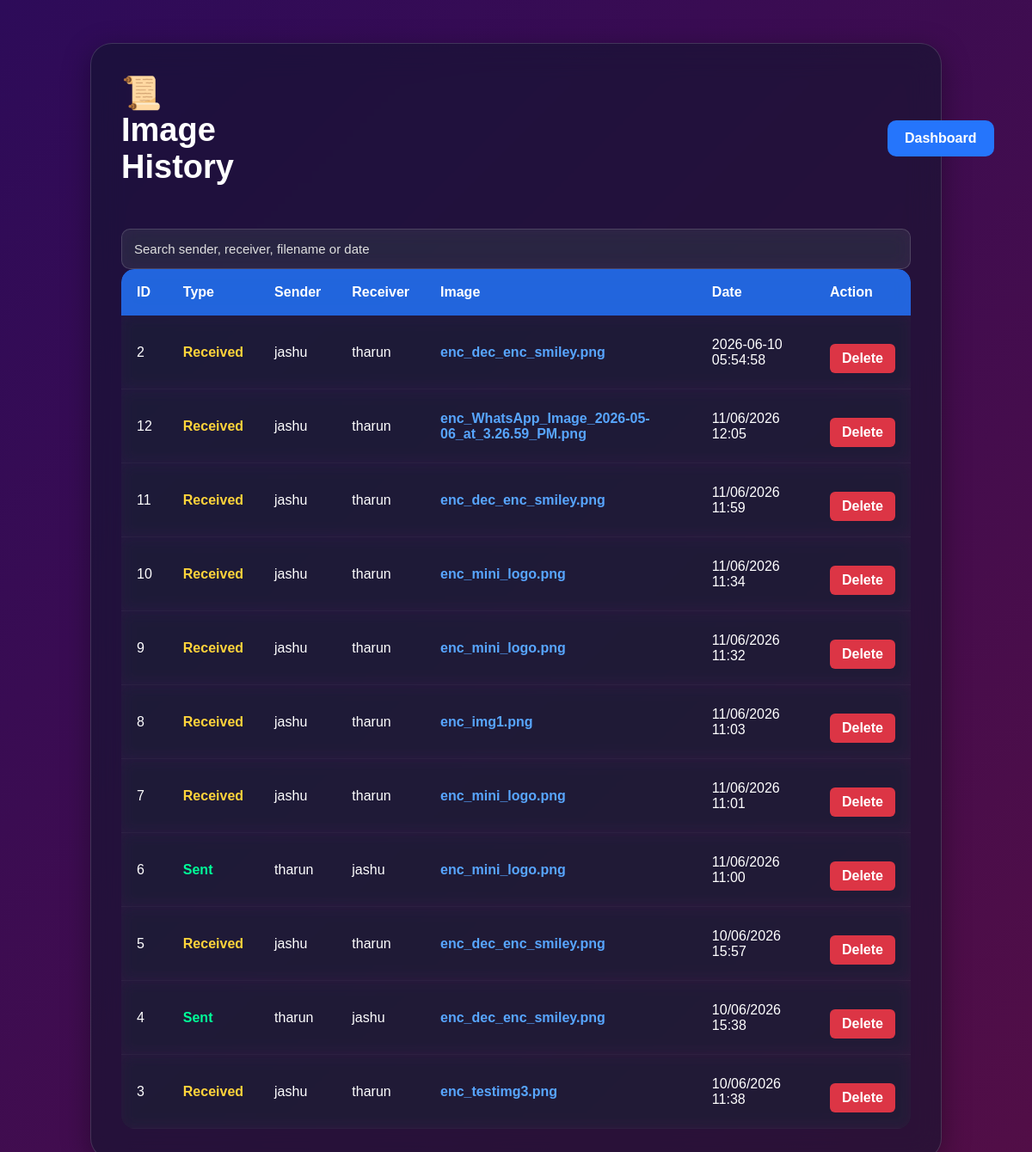
Screenshot of /history (signed in) with the database file from the repository.
### tables this page shows
CREATE TABLE image_history(
            id INTEGER PRIMARY KEY AUTOINCREMENT,

            sender TEXT NOT NULL,

            receiver TEXT NOT NULL,

            encrypted_filename TEXT NOT NULL,

            original_filename TEXT NOT NULL,

            secret_key TEXT NOT NULL,

            sent_time TIMESTAMP DEFAULT CURRENT_TIMESTAMP
        );

### app.py (the view)
@app.route("/history")
def history():
    if "user" not in session:
        return redirect("/login")
    search = request.args.get("search", "")
    conn = sqlite3.connect("database.db")
    conn.row_factory = sqlite3.Row
    history = conn.execute("""
    SELECT *
    FROM image_history
    WHERE
    (sender=? OR receiver=?)
    AND
    (
        sender LIKE ?
        OR receiver LIKE ?
        OR original_filename LIKE ?
    )
    ORDER BY sent_time DESC
    """,
    (
        session["user"],
        session["user"],
        f"%{search}%",
        f"%{search}%",
        f"%{search}%"
    )).fetchall()
    conn.close()
    return render_template(
        "history.html",
        history=history,
        search=search
    )

### templates/history.html (shortened to what this page needs)
<!DOCTYPE html>
<html lang="en">
<head>
    <link rel="stylesheet"
          href="{{ url_for('static', filename='style.css') }}">
</head>
<body>
<div class="history-page">
    <div class="history-container">
        <div class="top-bar">
            <h1>📜 Image History</h1>
            <a href="/" class="dashboard-btn">
                Dashboard
            </a>
        </div>
        <form method="GET">
            <input
            type="text"
            name="search"
            value="{{ search }}"
            class="search-box"
            placeholder="Search sender, receiver, filename or date">
        </form>
        {% if history %}
        <table class="history-table">
            <thead>
                <tr>
                    <th>ID</th>
                    <th>Type</th>
                    <th>Sender</th>
                    <th>Receiver</th>
                    <th>Image</th>
                    <th>Date</th>
                    <th>Action</th>
                </tr>
            </thead>
            <tbody>
            {% for row in history %}
                <tr>
                    <td>{{ row["id"] }}</td>
                    <td>
                        {% if row["sender"] == session["user"] %}
                            <span class="sent">
                                Sent
                            </span>
                        {% else %}
                            <span class="received">
                                Received
                            </span>
                        {% endif %}
                    </td>
                    <td>{{ row["sender"] }}</td>
                    <td>{{ row["receiver"] }}</td>
                    <td>
                        <a class="file-link"
                        href="{{ url_for('view_history', image_id=row['id']) }}">
                            {{ row['encrypted_filename'] }}
                        </a>
                    </td>
                    <td>{{ row["sent_time"] }}</td>
                    <td>
                        <a href="{{ url_for('delete_history', image_id=row['id']) }}"
                            onclick="return confirm('Are you sure you want to delete this record?')">
                            <button class="delete-btn">
                                Delete
                            </button>
                        </a>
                    </td>
                </tr>
            {% endfor %}
            </tbody>
        </table>
        {% else %}
            <div class="empty-history">
                No image history available.
            </div>
        {% endif %}
    </div>
</div>
</body>
</html>

### static/style.css (style rules this page uses)
* { margin:0; padding:0; box-sizing:border-box; font-family:'Poppins',sans-serif; }
body { min-height:100vh; display:flex; justify-content:center; align-items:center; background:linear-gradient( 135deg, #2d0b59, #5f0f40, #4361ee, #8d99ae ); background-size:400% 400%; animation:bgMove 10s ease infinite; }
h1 { margin-bottom:20px; font-size:32px; }
input, select { width:100%; padding:14px; margin-top:10px; border:none; outline:none; border-radius:10px; background:rgba(255,255,255,0.15); color:white; font-size:15px; }
input::placeholder { color:#e0e0e0; }
button { width:100%; padding:14px; margin-top:15px; border:none; border-radius:10px; background:linear-gradient( 90deg, #6a11cb, #2575fc ); color:white; font-size:16px; font-weight:bold; cursor:pointer; transition:0.3s; }
a { text-decoration:none; color:white; }
.history-page { width:100%; min-height:100vh; display:flex; justify-content:center; align-items:flex-start; padding:50px; }
.history-container { width:90%; max-width:1500px; padding:35px; border-radius:25px; background:rgba(15,23,42,0.55); backdrop-filter:blur(18px); -webkit-backdrop-filter:blur(18px); border:1px solid rgba(255,255,255,0.15); box-shadow: 0 8px 32px rgba(0,0,0,0.35); color:white; }
.top-bar { display:flex; justify-content:space-between; align-items:center; margin-bottom:25px; }
.top-bar h1 { font-size:38px; }
.dashboard-btn { background:#2575fc; color:white; text-decoration:none; padding:12px 20px; border-radius:10px; font-weight:bold; transition:0.3s; margin-left:760px; }
.search-box { background: rgba(255,255,255,0.08); backdrop-filter: blur(10px); border: 1px solid rgba(255,255,255,0.15); color: white; }
.history-table { width:100%; border-collapse:collapse; overflow:hidden; border-radius:15px; }
.history-table thead { background:rgba(37,117,252,0.85); backdrop-filter:blur(10px); }
.history-table th { padding:18px; text-align:left; color:white; }
.history-table td { padding:18px; border-bottom: 1px solid rgba(255,255,255,0.08); background:rgba(255,255,255,0.03); }
.history-table tbody tr { backdrop-filter:blur(8px); }
.sent { color:#00ff99; font-weight:bold; }
.received { color:#ffd43b; font-weight:bold; }
.file-link { color:#58a6ff; text-decoration:none; font-weight:bold; }
.delete-btn { background:#dc3545; color:white; border:none; padding:8px 14px; border-radius:6px; cursor:pointer; font-weight:bold; }
.top-bar { display:flex; justify-content:flex-start; margin-bottom:20px; }

### rows the page displays
image_history: id "2", shows "Received", sender "jashu", receiver "tharun", encrypted_filename "enc_dec_enc_smiley.png", sent_time "2026-06-10 05:54:58"
image_history: id "12", shows "Received", sender "jashu", receiver "tharun", encrypted_filename "enc_WhatsApp_Image_2026-05-06_at_3.26.59_PM.png", sent_time "11/06/2026 12:05"
image_history: id "11", shows "Received", sender "jashu", receiver "tharun", encrypted_filename "enc_dec_enc_smiley.png", sent_time "11/06/2026 11:59"
image_history: id "10", shows "Received", sender "jashu", receiver "tharun", encrypted_filename "enc_mini_logo.png", sent_time "11/06/2026 11:34"
image_history: id "9", shows "Received", sender "jashu", receiver "tharun", encrypted_filename "enc_mini_logo.png", sent_time "11/06/2026 11:32"
image_history: id "8", shows "Received", sender "jashu", receiver "tharun", encrypted_filename "enc_img1.png", sent_time "11/06/2026 11:03"
image_history: id "7", shows "Received", sender "jashu", receiver "tharun", encrypted_filename "enc_mini_logo.png", sent_time "11/06/2026 11:01"
image_history: id "6", shows "Sent", sender "tharun", receiver "jashu", encrypted_filename "enc_mini_logo.png", sent_time "11/06/2026 11:00"
image_history: id "5", shows "Received", sender "jashu", receiver "tharun", encrypted_filename "enc_dec_enc_smiley.png", sent_time "10/06/2026 15:57"
image_history: id "4", shows "Sent", sender "tharun", receiver "jashu", encrypted_filename "enc_dec_enc_smiley.png", sent_time "10/06/2026 15:38"
image_history: id "3", shows "Received", sender "jashu", receiver "tharun", encrypted_filename "enc_testimg3.png", sent_time "10/06/2026 11:38"
